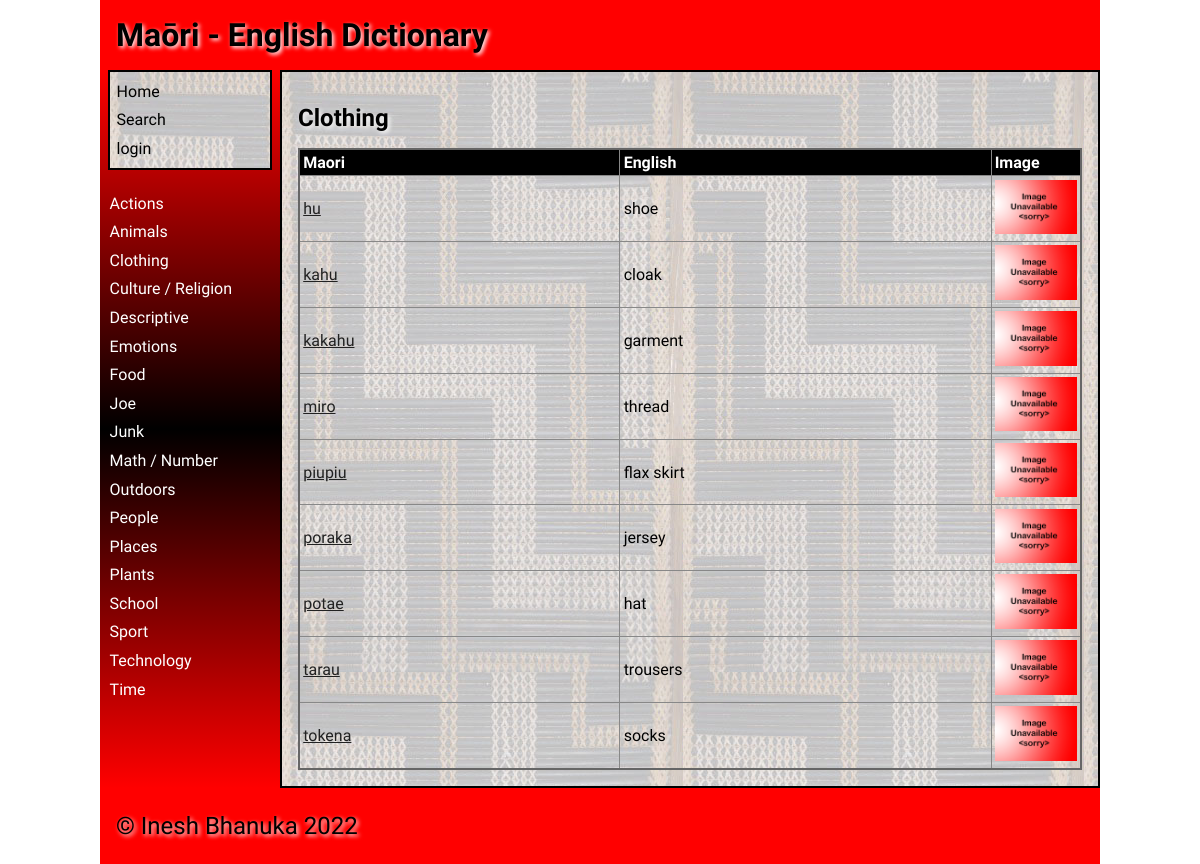
Before: /category/3 with the older database file.
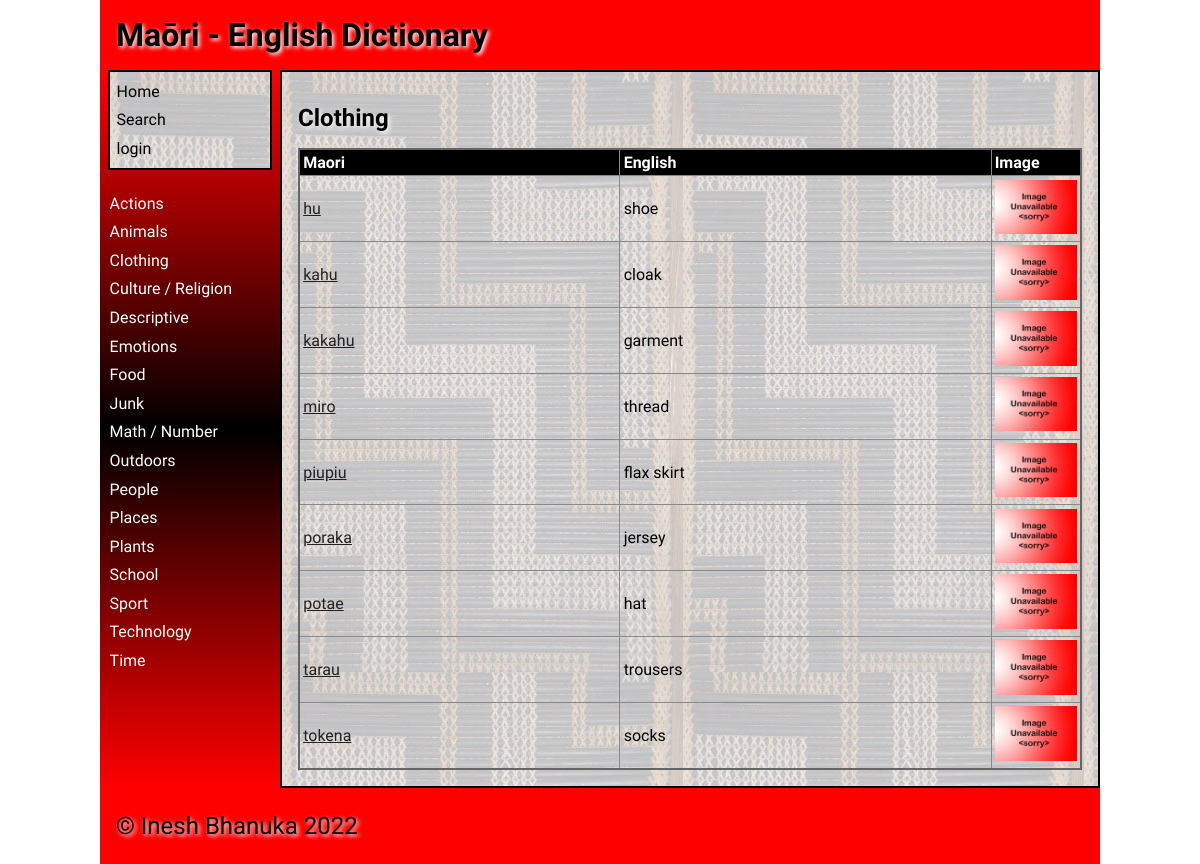
After: the same page with the newer database file.
### tables this page shows
CREATE TABLE "category"
(
    id            integer
        primary key autoincrement,
    category_name varchar(30)
);

CREATE TABLE "dictionary"
(
    id          integer
        primary key autoincrement,
    maori       varchar(30),
    english     varchar(30),
    description varchar(1000),
    level       integer,
    category_id integer
        references category
            on delete cascade,
    user_id     integer
        references user_details
            on delete set null,
    date_added  datetime
);

### app.py (the view)
@app.route('/category/<category_id>', methods=["POST", "GET"])
def render_category(category_id):
    if request.method == "POST":
        is_valid, return_url = validate_add_word(request.form, category_id)
        if not is_valid:
            return redirect(return_url)
        return redirect(f'/category/{category_id}')
    words = get_category_words(category_id)
    if words is None:
        return redirect('/?error=Category+could+not+be+retrieved+unexpected+error')
    error = request.args.get('error')
    return render_template('category.html',
                           category_words=words,
                           logged_in=is_logged_in(),
                           image_names=get_image_filenames(words),
                           error=error,
                           category_list=get_categories(),
                           allow_edit=allow_edit(),
                           current_user=get_user())

### data_access.py (called while the page is built)
def get_connection(db_file):
    try:
        connection = sqlite3.connect(db_file)
        connection.execute('pragma foreign_keys=ON')
        return connection
    except Error as e:
        print(e)
    return None

def execute_query(query, args=None):
    connection = get_connection(DATABASE)
    cursor = connection.cursor()
    try:
        if args is None:
            cursor.execute(query)
        else:
            cursor.execute(query, args)
        query_results = cursor.fetchall()
    except sqlite3.Error as e:
        return e
    finally:
        if connection is not None:
            connection.close()
    return query_results

def get_category_list():
    category_list = execute_query("SELECT * FROM category ORDER BY category_name")
    if issubclass(type(category_list), Error):
        return []
    return category_list

### services.py (called while the page is built)
def is_logged_in():
    if session.get('email') is None:
        return False
    else:
        return True

def allow_edit():
    if not is_logged_in():
        return False
    email = session.get('email')
    allow = get_allow_edit(email)
    if allow is None:
        return False
    return allow

def get_categories():
    return get_category_list()

### templates/category.html (shortened to what this page needs)
{% extends "base.html" %}
{% block main %}
    {% if logged_in and allow_edit %}
        <h2>{{ category_words[0][0] }} <strong>-</strong> <a href="\delete_category\{{ category_words[0][4] }}">Delete Category</a></h2>
    {% else %}
        <h2>{{ category_words[0][0] }}</h2>
    {% endif %}
    <table class="table">
        <thead>
            <tr>
                <th><strong>Maori</strong></th>
                <th><strong>English</strong></th>
                <th><strong>Image</strong></th>
            </tr>
        </thead>
        <tbody>
            {% for word in category_words %}
                <tr>
                    {% if word[1] != None %}
                        <td><a href="\word\{{ word[3] }}?breadcrumb=/category/{{ category_words[0][4] }}">{{ word[1] }}</a></td>
                        <td>{{ word[2] }}</td>
                        <td><img class="thumb" src= "../static/images/{{ image_names[loop.index0]}}" alt="Word image"></td>
                    {% endif %}
                </tr>
            {% endfor %}
        </tbody>
    </table>
{% endblock %}

### templates/base.html (shortened to what this page needs)
<!doctype html>
<html lang="en">
<head>
	<link href="{{ url_for('static', filename='css/style.css') }}" rel="stylesheet">
</head>
<body>
	<div id="container">
		<header>
			<span class="heading">Maōri - English Dictionary</span>
            <span class="right">{{ current_user }}</span>
		</header>
		<nav style="padding-top: 0">
			<ul>
                <div class="main-links">
                    <li><a href="/" style="color: black;">Home</a></li>
                    <li><a href="/search/~" style="color: black;">Search</a></li>
                    {% if logged_in %}
                        {% if allow_edit %}
                            <li><a href="/add_category" style="color: black;">Add Category</a></li>
                        {% endif %}
                        <li><a href="/logout" style="color: black;">Logout</a></li>
                    {% else %}
                        <li><a href="/login" style="color: black;">login</a></li>
                    {% endif %}
                </div>
                <br>
                {% for category in category_list %}
                    <li><a href="/category/{{ category[0] }}">{{ category[1] }}</a></li>
                {% endfor %}
			</ul>
		</nav>
		<main style="border: solid black 2px">
            {% block main %}{% endblock %}
        </main>
		<footer>
			<p>
				&copy; Inesh Bhanuka 2022
			</p>
		</footer>
	</div>
</body>
</html>

Changed rows visible on the page:
removed category: category_name "Joe"
